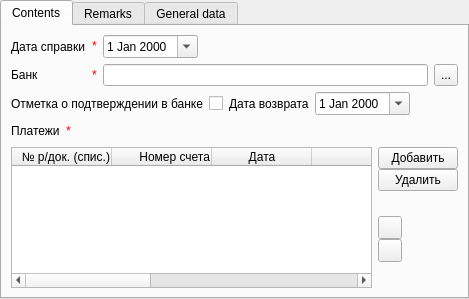
<?xml version="1.0" encoding="UTF-8"?>
<ui version="4.0">
 <class>ictCardPage</class>
 <widget class="ma::chrono::CardPage" name="ictCardPage">
  <property name="geometry">
   <rect>
    <x>0</x>
    <y>0</y>
    <width>469</width>
    <height>299</height>
   </rect>
  </property>
  <property name="windowTitle">
   <string> - Inquiry on currency transactions</string>
  </property>
  <layout class="QVBoxLayout" name="verticalLayout">
   <property name="margin">
    <number>0</number>
   </property>
   <item>
    <widget class="QTabWidget" name="tabWidget">
     <property name="currentIndex">
      <number>0</number>
     </property>
     <property name="movable">
      <bool>true</bool>
     </property>
     <widget class="QWidget" name="contentsTab">
      <attribute name="title">
       <string>Contents</string>
      </attribute>
      <layout class="QGridLayout" name="gridLayout">
       <item row="4" column="1">
        <layout class="QHBoxLayout" name="horizontalLayout_13">
         <item>
          <widget class="QLineEdit" name="bankEdit">
           <property name="readOnly">
            <bool>true</bool>
           </property>
          </widget>
         </item>
         <item>
          <widget class="QToolButton" name="bankBtn">
           <property name="sizePolicy">
            <sizepolicy hsizetype="Fixed" vsizetype="Preferred">
             <horstretch>0</horstretch>
             <verstretch>0</verstretch>
            </sizepolicy>
           </property>
           <property name="text">
            <string>...</string>
           </property>
          </widget>
         </item>
        </layout>
       </item>
       <item row="0" column="0">
        <layout class="QHBoxLayout" name="horizontalLayout">
         <item>
          <widget class="QLabel" name="label_3">
           <property name="text">
            <string>Дата справки</string>
           </property>
          </widget>
         </item>
         <item>
          <widget class="QLabel" name="asterikLabel">
           <property name="sizePolicy">
            <sizepolicy hsizetype="Maximum" vsizetype="Preferred">
             <horstretch>0</horstretch>
             <verstretch>0</verstretch>
            </sizepolicy>
           </property>
           <property name="toolTip">
            <string>required field</string>
           </property>
           <property name="text">
            <string>&lt;!DOCTYPE HTML PUBLIC &quot;-//W3C//DTD HTML 4.0//EN&quot; &quot;http://www.w3.org/TR/REC-html40/strict.dtd&quot;&gt;
&lt;html&gt;
&lt;head&gt;
&lt;meta name=&quot;qrichtext&quot; content=&quot;1&quot;/&gt;
&lt;/head&gt;
&lt;body&gt;
&lt;span style=&quot; color:red;&quot;&gt;*&lt;/span&gt;
&lt;/body&gt;
&lt;/html&gt;</string>
           </property>
          </widget>
         </item>
        </layout>
       </item>
       <item row="4" column="0">
        <layout class="QHBoxLayout" name="horizontalLayout_4">
         <item>
          <widget class="QLabel" name="label_18">
           <property name="text">
            <string>Банк</string>
           </property>
          </widget>
         </item>
         <item>
          <widget class="QLabel" name="asterikLabel_2">
           <property name="sizePolicy">
            <sizepolicy hsizetype="Maximum" vsizetype="Preferred">
             <horstretch>0</horstretch>
             <verstretch>0</verstretch>
            </sizepolicy>
           </property>
           <property name="toolTip">
            <string>required field</string>
           </property>
           <property name="text">
            <string>&lt;!DOCTYPE HTML PUBLIC &quot;-//W3C//DTD HTML 4.0//EN&quot; &quot;http://www.w3.org/TR/REC-html40/strict.dtd&quot;&gt;
&lt;html&gt;
&lt;head&gt;
&lt;meta name=&quot;qrichtext&quot; content=&quot;1&quot;/&gt;
&lt;/head&gt;
&lt;body&gt;
&lt;span style=&quot; color:red;&quot;&gt;*&lt;/span&gt;
&lt;/body&gt;
&lt;/html&gt;</string>
           </property>
          </widget>
         </item>
        </layout>
       </item>
       <item row="6" column="0" colspan="2">
        <layout class="QHBoxLayout" name="horizontalLayout_5">
         <item>
          <widget class="QLabel" name="label_19">
           <property name="text">
            <string>Платежи</string>
           </property>
          </widget>
         </item>
         <item>
          <widget class="QLabel" name="asterikLabel_3">
           <property name="sizePolicy">
            <sizepolicy hsizetype="Maximum" vsizetype="Preferred">
             <horstretch>0</horstretch>
             <verstretch>0</verstretch>
            </sizepolicy>
           </property>
           <property name="toolTip">
            <string>required field</string>
           </property>
           <property name="text">
            <string>&lt;!DOCTYPE HTML PUBLIC &quot;-//W3C//DTD HTML 4.0//EN&quot; &quot;http://www.w3.org/TR/REC-html40/strict.dtd&quot;&gt;
&lt;html&gt;
&lt;head&gt;
&lt;meta name=&quot;qrichtext&quot; content=&quot;1&quot;/&gt;
&lt;/head&gt;
&lt;body&gt;
&lt;span style=&quot; color:red;&quot;&gt;*&lt;/span&gt;
&lt;/body&gt;
&lt;/html&gt;</string>
           </property>
          </widget>
         </item>
         <item>
          <spacer name="horizontalSpacer">
           <property name="orientation">
            <enum>Qt::Horizontal</enum>
           </property>
           <property name="sizeHint" stdset="0">
            <size>
             <width>40</width>
             <height>20</height>
            </size>
           </property>
          </spacer>
         </item>
        </layout>
       </item>
       <item row="8" column="0" colspan="2">
        <layout class="QHBoxLayout" name="horizontalLayout_2">
         <item>
          <widget class="QTableWidget" name="paysheetTable">
           <property name="editTriggers">
            <set>QAbstractItemView::NoEditTriggers</set>
           </property>
           <property name="selectionMode">
            <enum>QAbstractItemView::SingleSelection</enum>
           </property>
           <property name="selectionBehavior">
            <enum>QAbstractItemView::SelectRows</enum>
           </property>
           <attribute name="horizontalHeaderHighlightSections">
            <bool>false</bool>
           </attribute>
           <attribute name="horizontalHeaderStretchLastSection">
            <bool>true</bool>
           </attribute>
           <attribute name="verticalHeaderVisible">
            <bool>false</bool>
           </attribute>
           <attribute name="verticalHeaderVisible">
            <bool>false</bool>
           </attribute>
           <attribute name="horizontalHeaderStretchLastSection">
            <bool>true</bool>
           </attribute>
           <attribute name="horizontalHeaderHighlightSections">
            <bool>false</bool>
           </attribute>
           <column>
            <property name="text">
             <string>№ р/док. (спис.)</string>
            </property>
            <property name="textAlignment">
             <set>AlignRight|AlignVCenter</set>
            </property>
           </column>
           <column>
            <property name="text">
             <string>Номер счета</string>
            </property>
            <property name="textAlignment">
             <set>AlignRight|AlignVCenter</set>
            </property>
           </column>
           <column>
            <property name="text">
             <string>Дата</string>
            </property>
           </column>
           <column>
            <property name="text">
             <string>Сумма</string>
            </property>
            <property name="textAlignment">
             <set>AlignRight|AlignVCenter</set>
            </property>
           </column>
           <column>
            <property name="text">
             <string>Валюта</string>
            </property>
           </column>
           <column>
            <property name="text">
             <string>Контракт</string>
            </property>
            <property name="textAlignment">
             <set>AlignRight|AlignVCenter</set>
            </property>
           </column>
           <column>
            <property name="text">
             <string>Паспорт сделки</string>
            </property>
            <property name="textAlignment">
             <set>AlignRight|AlignVCenter</set>
            </property>
           </column>
           <column>
            <property name="text">
             <string>ГТД</string>
            </property>
            <property name="textAlignment">
             <set>AlignRight|AlignVCenter</set>
            </property>
           </column>
          </widget>
         </item>
         <item>
          <widget class="QWidget" name="paysheetTableModifyPanel" native="true">
           <layout class="QVBoxLayout" name="verticalLayout_3">
            <property name="spacing">
             <number>0</number>
            </property>
            <property name="margin">
             <number>0</number>
            </property>
            <item>
             <layout class="QVBoxLayout" name="verticalLayout_4">
              <item>
               <widget class="QPushButton" name="addPaysheetBtn">
                <property name="text">
                 <string>Добавить</string>
                </property>
               </widget>
              </item>
              <item>
               <widget class="QPushButton" name="removePaysheetBtn">
                <property name="text">
                 <string>Удалить</string>
                </property>
               </widget>
              </item>
              <item>
               <spacer name="verticalSpacer_3">
                <property name="orientation">
                 <enum>Qt::Vertical</enum>
                </property>
                <property name="sizeHint" stdset="0">
                 <size>
                  <width>20</width>
                  <height>40</height>
                 </size>
                </property>
               </spacer>
              </item>
              <item>
               <widget class="QToolButton" name="moveUpBtn"/>
              </item>
              <item>
               <widget class="QToolButton" name="moveDownBtn"/>
              </item>
              <item>
               <spacer name="verticalSpacer">
                <property name="orientation">
                 <enum>Qt::Vertical</enum>
                </property>
                <property name="sizeHint" stdset="0">
                 <size>
                  <width>20</width>
                  <height>40</height>
                 </size>
                </property>
               </spacer>
              </item>
             </layout>
            </item>
           </layout>
          </widget>
         </item>
        </layout>
       </item>
       <item row="0" column="1">
        <layout class="QHBoxLayout" name="horizontalLayout_24">
         <item>
          <widget class="QDateEdit" name="ictDateEdit">
           <property name="calendarPopup">
            <bool>true</bool>
           </property>
          </widget>
         </item>
         <item>
          <spacer name="horizontalSpacer_2">
           <property name="orientation">
            <enum>Qt::Horizontal</enum>
           </property>
           <property name="sizeHint" stdset="0">
            <size>
             <width>40</width>
             <height>20</height>
            </size>
           </property>
          </spacer>
         </item>
        </layout>
       </item>
       <item row="5" column="0" colspan="2">
        <layout class="QHBoxLayout" name="horizontalLayout_6">
         <item>
          <widget class="QLabel" name="label_20">
           <property name="text">
            <string>Отметка о подтверждении в банке</string>
           </property>
          </widget>
         </item>
         <item>
          <widget class="QCheckBox" name="stateCheck">
           <property name="text">
            <string/>
           </property>
          </widget>
         </item>
         <item>
          <widget class="QLabel" name="recvDateLabel">
           <property name="text">
            <string>Дата возврата</string>
           </property>
          </widget>
         </item>
         <item>
          <widget class="QDateEdit" name="recvDateEdit">
           <property name="calendarPopup">
            <bool>true</bool>
           </property>
          </widget>
         </item>
         <item>
          <spacer name="horizontalSpacer_3">
           <property name="orientation">
            <enum>Qt::Horizontal</enum>
           </property>
           <property name="sizeHint" stdset="0">
            <size>
             <width>40</width>
             <height>20</height>
            </size>
           </property>
          </spacer>
         </item>
        </layout>
       </item>
      </layout>
     </widget>
     <widget class="QWidget" name="remarksTab">
      <attribute name="title">
       <string>Remarks</string>
      </attribute>
      <layout class="QVBoxLayout" name="verticalLayout_2">
       <item>
        <widget class="QTextEdit" name="remarksEdit">
         <property name="tabChangesFocus">
          <bool>true</bool>
         </property>
        </widget>
       </item>
      </layout>
     </widget>
     <widget class="QWidget" name="generalTab">
      <attribute name="title">
       <string>General data</string>
      </attribute>
      <layout class="QGridLayout" name="gridLayout_2">
       <item row="0" column="0">
        <widget class="QLabel" name="label_14">
         <property name="text">
          <string>User, creator</string>
         </property>
        </widget>
       </item>
       <item row="0" column="1">
        <layout class="QHBoxLayout" name="horizontalLayout_17">
         <item>
          <widget class="QLineEdit" name="createUserEdit">
           <property name="readOnly">
            <bool>true</bool>
           </property>
          </widget>
         </item>
         <item>
          <widget class="QToolButton" name="createUserBtn">
           <property name="sizePolicy">
            <sizepolicy hsizetype="Fixed" vsizetype="Preferred">
             <horstretch>0</horstretch>
             <verstretch>0</verstretch>
            </sizepolicy>
           </property>
           <property name="text">
            <string>...</string>
           </property>
          </widget>
         </item>
        </layout>
       </item>
       <item row="1" column="0">
        <widget class="QLabel" name="label_17">
         <property name="text">
          <string>Time, created</string>
         </property>
        </widget>
       </item>
       <item row="1" column="1">
        <layout class="QHBoxLayout" name="horizontalLayout_19">
         <item>
          <widget class="QLineEdit" name="createTimeEdit">
           <property name="readOnly">
            <bool>true</bool>
           </property>
          </widget>
         </item>
        </layout>
       </item>
       <item row="2" column="0">
        <widget class="QLabel" name="label_16">
         <property name="text">
          <string>User, last update</string>
         </property>
        </widget>
       </item>
       <item row="2" column="1">
        <layout class="QHBoxLayout" name="horizontalLayout_18">
         <item>
          <widget class="QLineEdit" name="updateUserEdit">
           <property name="readOnly">
            <bool>true</bool>
           </property>
          </widget>
         </item>
         <item>
          <widget class="QToolButton" name="updateUserBtn">
           <property name="sizePolicy">
            <sizepolicy hsizetype="Fixed" vsizetype="Preferred">
             <horstretch>0</horstretch>
             <verstretch>0</verstretch>
            </sizepolicy>
           </property>
           <property name="text">
            <string>...</string>
           </property>
          </widget>
         </item>
        </layout>
       </item>
       <item row="3" column="0">
        <widget class="QLabel" name="label_15">
         <property name="text">
          <string>Time, last update</string>
         </property>
        </widget>
       </item>
       <item row="3" column="1">
        <layout class="QHBoxLayout" name="horizontalLayout_16">
         <item>
          <widget class="QLineEdit" name="updateTimeEdit">
           <property name="readOnly">
            <bool>true</bool>
           </property>
          </widget>
         </item>
        </layout>
       </item>
       <item row="4" column="1">
        <spacer name="verticalSpacer_2">
         <property name="orientation">
          <enum>Qt::Vertical</enum>
         </property>
         <property name="sizeHint" stdset="0">
          <size>
           <width>20</width>
           <height>40</height>
          </size>
         </property>
        </spacer>
       </item>
      </layout>
     </widget>
    </widget>
   </item>
  </layout>
 </widget>
 <customwidgets>
  <customwidget>
   <class>ma::chrono::CardPage</class>
   <extends>QWidget</extends>
   <header location="global">ma/chrono/cardpage.h</header>
   <container>1</container>
  </customwidget>
 </customwidgets>
 <tabstops>
  <tabstop>tabWidget</tabstop>
  <tabstop>ictDateEdit</tabstop>
  <tabstop>bankEdit</tabstop>
  <tabstop>bankBtn</tabstop>
  <tabstop>stateCheck</tabstop>
  <tabstop>recvDateEdit</tabstop>
  <tabstop>paysheetTable</tabstop>
  <tabstop>addPaysheetBtn</tabstop>
  <tabstop>removePaysheetBtn</tabstop>
  <tabstop>moveUpBtn</tabstop>
  <tabstop>moveDownBtn</tabstop>
  <tabstop>remarksEdit</tabstop>
  <tabstop>createUserEdit</tabstop>
  <tabstop>createUserBtn</tabstop>
  <tabstop>createTimeEdit</tabstop>
  <tabstop>updateUserEdit</tabstop>
  <tabstop>updateUserBtn</tabstop>
  <tabstop>updateTimeEdit</tabstop>
 </tabstops>
 <resources/>
 <connections/>
</ui>
